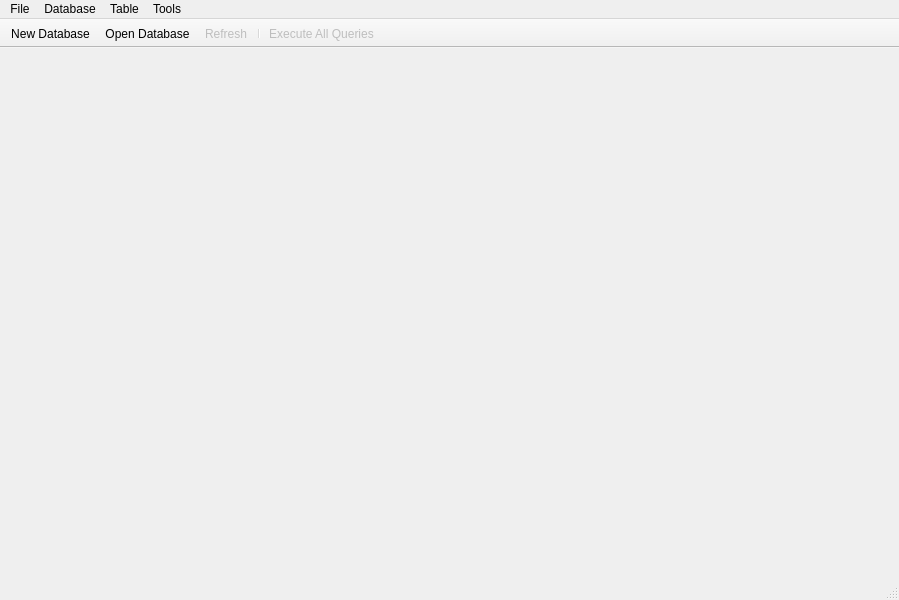
<?xml version="1.0" encoding="UTF-8"?>
<ui version="4.0">
 <class>MainWindow</class>
 <widget class="QMainWindow" name="MainWindow">
  <property name="geometry">
   <rect>
    <x>0</x>
    <y>0</y>
    <width>899</width>
    <height>600</height>
   </rect>
  </property>
  <property name="windowTitle">
   <string>PySQLite Browser</string>
  </property>
  <property name="windowIcon">
   <iconset resource="../icons/res.qrc">
    <normaloff>:/icons/256px-Sqlite-square-icon.svg.png</normaloff>:/icons/256px-Sqlite-square-icon.svg.png</iconset>
  </property>
  <widget class="QWidget" name="centralwidget">
   <property name="styleSheet">
    <string notr="true">#tbDatabases &gt; QWidget {
background: url(:icons/bg.png);
}
#wToolbar {
background: #d2d9e2;
}</string>
   </property>
   <layout class="QVBoxLayout" name="verticalLayout">
    <property name="spacing">
     <number>0</number>
    </property>
    <property name="margin">
     <number>0</number>
    </property>
    <item>
     <widget class="QTabWidget" name="tbDatabases">
      <property name="currentIndex">
       <number>-1</number>
      </property>
      <property name="documentMode">
       <bool>true</bool>
      </property>
      <property name="tabsClosable">
       <bool>true</bool>
      </property>
     </widget>
    </item>
   </layout>
  </widget>
  <widget class="QMenuBar" name="menubar">
   <property name="geometry">
    <rect>
     <x>0</x>
     <y>0</y>
     <width>899</width>
     <height>21</height>
    </rect>
   </property>
   <widget class="QMenu" name="menuFile">
    <property name="title">
     <string>File</string>
    </property>
    <addaction name="actionNew"/>
    <addaction name="actionNew_Memory_Database"/>
    <addaction name="actionOpen"/>
    <addaction name="separator"/>
    <addaction name="actionNew_Query_Editor"/>
    <addaction name="separator"/>
    <addaction name="actionClose"/>
    <addaction name="actionClose_All"/>
    <addaction name="separator"/>
    <addaction name="actionQuit"/>
   </widget>
   <widget class="QMenu" name="menuDatabase">
    <property name="title">
     <string>Database</string>
    </property>
    <addaction name="actionEmpty_Database"/>
   </widget>
   <widget class="QMenu" name="menuTable">
    <property name="title">
     <string>Table</string>
    </property>
    <addaction name="actionRename_Table"/>
    <addaction name="separator"/>
    <addaction name="actionTruncate_Table"/>
    <addaction name="actionDrop_Table"/>
   </widget>
   <widget class="QMenu" name="menuTools">
    <property name="title">
     <string>Tools</string>
    </property>
    <addaction name="actionExecute_Script"/>
    <addaction name="actionHistory"/>
   </widget>
   <addaction name="menuFile"/>
   <addaction name="menuDatabase"/>
   <addaction name="menuTable"/>
   <addaction name="menuTools"/>
  </widget>
  <widget class="QStatusBar" name="statusbar"/>
  <widget class="QToolBar" name="toolBar">
   <property name="windowTitle">
    <string>toolBar</string>
   </property>
   <property name="movable">
    <bool>false</bool>
   </property>
   <property name="floatable">
    <bool>false</bool>
   </property>
   <attribute name="toolBarArea">
    <enum>TopToolBarArea</enum>
   </attribute>
   <attribute name="toolBarBreak">
    <bool>false</bool>
   </attribute>
   <addaction name="actionNew"/>
   <addaction name="actionOpen"/>
   <addaction name="actionRefresh"/>
   <addaction name="separator"/>
   <addaction name="actionExecute_All_Queries"/>
  </widget>
  <action name="actionOpen">
   <property name="icon">
    <iconset resource="../icons/res.qrc">
     <normaloff>:/icons/folder.png</normaloff>:/icons/folder.png</iconset>
   </property>
   <property name="text">
    <string>Open Database</string>
   </property>
  </action>
  <action name="actionNew">
   <property name="icon">
    <iconset resource="../icons/res.qrc">
     <normaloff>:/icons/database_add.png</normaloff>:/icons/database_add.png</iconset>
   </property>
   <property name="text">
    <string>New Database</string>
   </property>
  </action>
  <action name="actionClose">
   <property name="enabled">
    <bool>false</bool>
   </property>
   <property name="text">
    <string>Close Database</string>
   </property>
  </action>
  <action name="actionClose_All">
   <property name="enabled">
    <bool>false</bool>
   </property>
   <property name="icon">
    <iconset resource="../icons/res.qrc">
     <normaloff>:/icons/cross.png</normaloff>:/icons/cross.png</iconset>
   </property>
   <property name="text">
    <string>Close All Databases</string>
   </property>
  </action>
  <action name="actionExecute_Current_Query">
   <property name="icon">
    <iconset resource="../icons/res.qrc">
     <normaloff>:/icons/script.png</normaloff>:/icons/script.png</iconset>
   </property>
   <property name="text">
    <string>Execute Current Query</string>
   </property>
   <property name="toolTip">
    <string>Execute Current Query</string>
   </property>
  </action>
  <action name="actionExecute_All_Queries">
   <property name="enabled">
    <bool>false</bool>
   </property>
   <property name="icon">
    <iconset resource="../icons/res.qrc">
     <normaloff>:/icons/script_go.png</normaloff>:/icons/script_go.png</iconset>
   </property>
   <property name="text">
    <string>Execute All Queries</string>
   </property>
  </action>
  <action name="actionRefresh">
   <property name="enabled">
    <bool>false</bool>
   </property>
   <property name="icon">
    <iconset resource="../icons/res.qrc">
     <normaloff>:/icons/database_refresh.png</normaloff>:/icons/database_refresh.png</iconset>
   </property>
   <property name="text">
    <string>Refresh</string>
   </property>
  </action>
  <action name="actionBackup">
   <property name="text">
    <string>Backup</string>
   </property>
  </action>
  <action name="actionExport_DB">
   <property name="text">
    <string>Export DB</string>
   </property>
  </action>
  <action name="actionTruncate_Table">
   <property name="enabled">
    <bool>false</bool>
   </property>
   <property name="text">
    <string>Truncate Table</string>
   </property>
  </action>
  <action name="actionNew_Query_Editor">
   <property name="enabled">
    <bool>false</bool>
   </property>
   <property name="icon">
    <iconset resource="../icons/res.qrc">
     <normaloff>:/icons/script_add.png</normaloff>:/icons/script_add.png</iconset>
   </property>
   <property name="text">
    <string>New Query Editor</string>
   </property>
  </action>
  <action name="actionNew_Memory_Database">
   <property name="text">
    <string>New In-Memory Database</string>
   </property>
  </action>
  <action name="actionEmpty_Database">
   <property name="enabled">
    <bool>false</bool>
   </property>
   <property name="text">
    <string>Empty Database</string>
   </property>
  </action>
  <action name="actionExport">
   <property name="text">
    <string>Export</string>
   </property>
  </action>
  <action name="actionImport">
   <property name="text">
    <string>Import</string>
   </property>
  </action>
  <action name="actionCreate_Table">
   <property name="enabled">
    <bool>false</bool>
   </property>
   <property name="icon">
    <iconset resource="../icons/res.qrc">
     <normaloff>:/icons/table_add.png</normaloff>:/icons/table_add.png</iconset>
   </property>
   <property name="text">
    <string>Create Table</string>
   </property>
  </action>
  <action name="actionDrop_Table">
   <property name="enabled">
    <bool>false</bool>
   </property>
   <property name="icon">
    <iconset resource="../icons/res.qrc">
     <normaloff>:/icons/table_delete.png</normaloff>:/icons/table_delete.png</iconset>
   </property>
   <property name="text">
    <string>Drop Table</string>
   </property>
  </action>
  <action name="actionRename_Table">
   <property name="enabled">
    <bool>false</bool>
   </property>
   <property name="text">
    <string>Rename Table</string>
   </property>
  </action>
  <action name="actionReorder_Columns">
   <property name="text">
    <string>Reorder Columns</string>
   </property>
  </action>
  <action name="actionExport_2">
   <property name="text">
    <string>Export</string>
   </property>
  </action>
  <action name="actionImport_2">
   <property name="text">
    <string>Import</string>
   </property>
  </action>
  <action name="actionExecute_Script">
   <property name="enabled">
    <bool>false</bool>
   </property>
   <property name="icon">
    <iconset resource="../icons/res.qrc">
     <normaloff>:/icons/script_code_red.png</normaloff>:/icons/script_code_red.png</iconset>
   </property>
   <property name="text">
    <string>Execute Script</string>
   </property>
  </action>
  <action name="actionHistory">
   <property name="enabled">
    <bool>false</bool>
   </property>
   <property name="icon">
    <iconset resource="../icons/res.qrc">
     <normaloff>:/icons/calendar_view_day.png</normaloff>:/icons/calendar_view_day.png</iconset>
   </property>
   <property name="text">
    <string>History</string>
   </property>
  </action>
  <action name="actionInfo">
   <property name="enabled">
    <bool>false</bool>
   </property>
   <property name="icon">
    <iconset resource="../icons/res.qrc">
     <normaloff>:/icons/bricks.png</normaloff>:/icons/bricks.png</iconset>
   </property>
   <property name="text">
    <string>Info</string>
   </property>
  </action>
  <action name="actionPreferences">
   <property name="icon">
    <iconset resource="../icons/res.qrc">
     <normaloff>:/icons/cog.png</normaloff>:/icons/cog.png</iconset>
   </property>
   <property name="text">
    <string>Preferences</string>
   </property>
  </action>
  <action name="actionAbout">
   <property name="icon">
    <iconset resource="../icons/res.qrc">
     <normaloff>:/icons/information.png</normaloff>:/icons/information.png</iconset>
   </property>
   <property name="text">
    <string>About</string>
   </property>
  </action>
  <action name="actionQuit">
   <property name="text">
    <string>Quit</string>
   </property>
   <property name="toolTip">
    <string>Quit</string>
   </property>
  </action>
 </widget>
 <resources>
  <include location="../icons/res.qrc"/>
 </resources>
 <connections/>
</ui>
